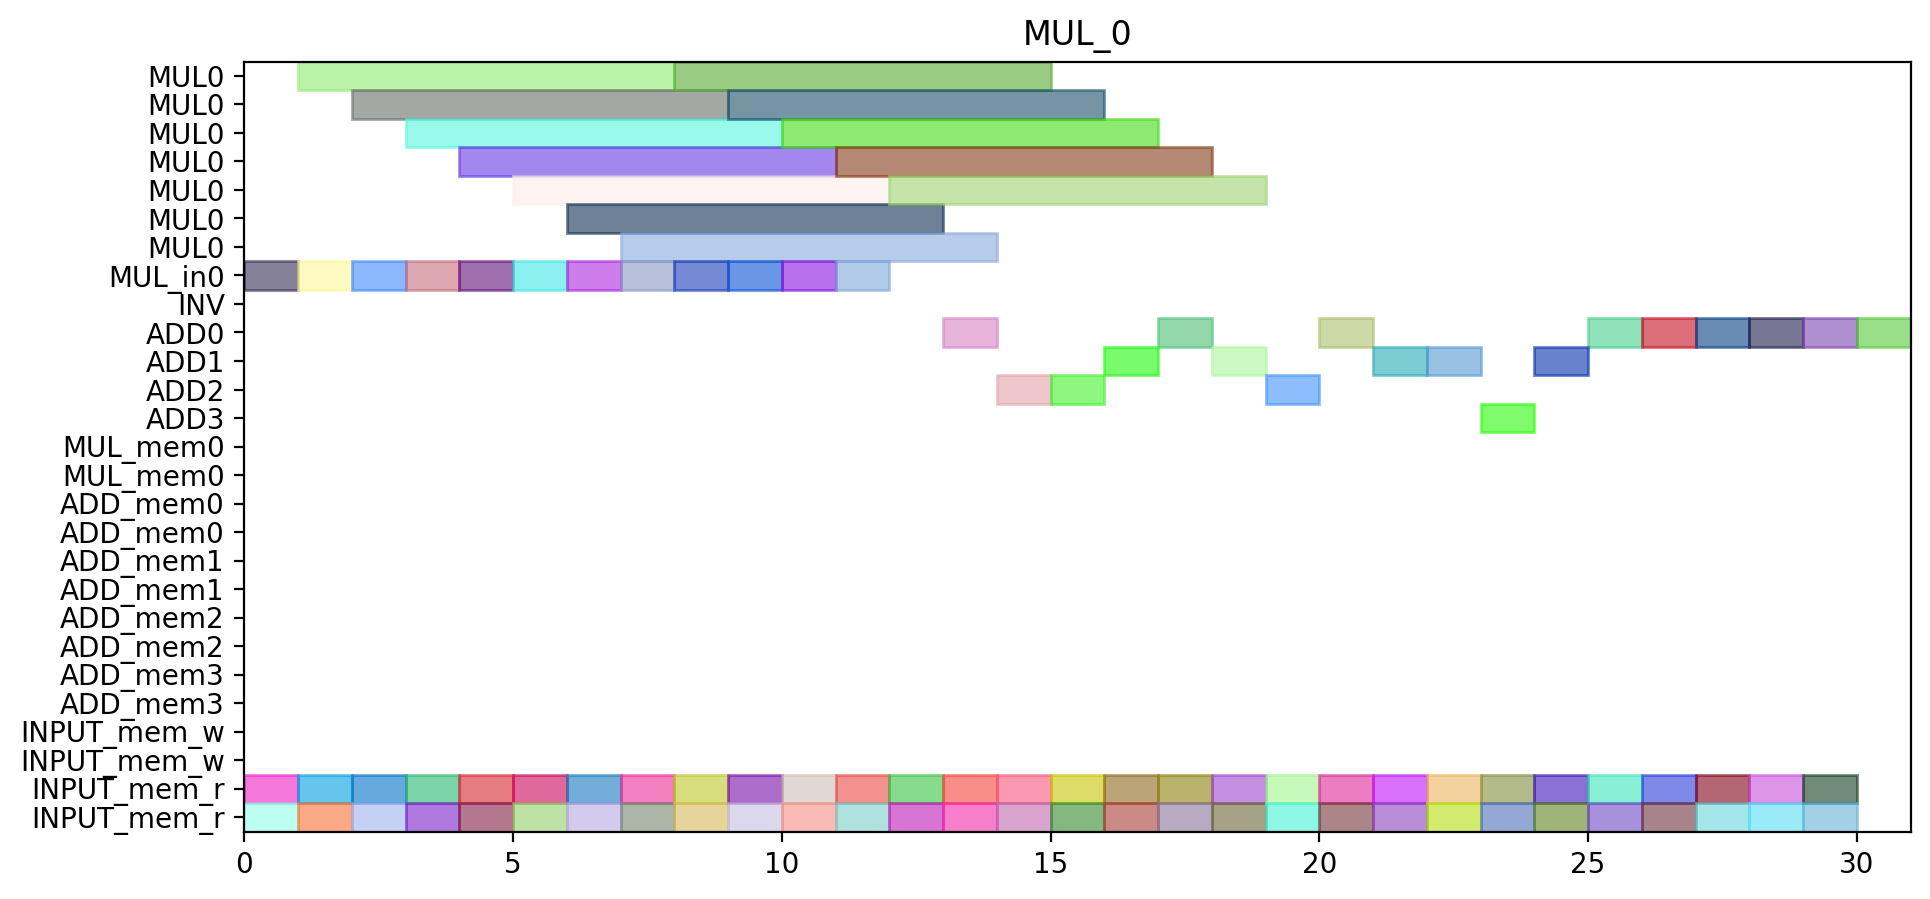

Recreate this plot in Python.
from pyschedule import Scenario, solvers, plotters, alt


def solve():
	horizon = 194
	S = Scenario("MUL_0", horizon=horizon)

	# resource
	MUL = S.Resources('MUL', num=1, size=7)
	MUL_in = S.Resources('MUL_in', num=1)
	INV = S.Resource('INV')
	ADD = S.Resources('ADD', num=4, periods=range(1, horizon))
	MUL_mem = S.Resources('MUL_mem', num=1, size=2)
	ADD_mem = S.Resources('ADD_mem', num=4, size=2)
	INPUT_mem_w = S.Resource('INPUT_mem_w', size=2)
	INPUT_mem_r = S.Resource('INPUT_mem_r', size=2)

	# result of previous scheduling

	# new tasks
	c_t0_t0_t0_t0_in = S.Task('c_t0_t0_t0_t0_in', length=1, delay_cost=1)
	c_t0_t0_t0_t0_in += alt(MUL_in)
	c_t0_t0_t0_t0 = S.Task('c_t0_t0_t0_t0', length=7, delay_cost=1)
	c_t0_t0_t0_t0 += alt(MUL)
	S += c_t0_t0_t0_t0>=c_t0_t0_t0_t0_in

	c_t0_t0_t0_t0_mem0 = S.Task('c_t0_t0_t0_t0_mem0', length=1, delay_cost=1)
	c_t0_t0_t0_t0_mem0 += INPUT_mem_r
	S += c_t0_t0_t0_t0_mem0 <= c_t0_t0_t0_t0

	c_t0_t0_t0_t0_mem1 = S.Task('c_t0_t0_t0_t0_mem1', length=1, delay_cost=1)
	c_t0_t0_t0_t0_mem1 += INPUT_mem_r
	S += c_t0_t0_t0_t0_mem1 <= c_t0_t0_t0_t0

	c_t0_t0_t0_t1_in = S.Task('c_t0_t0_t0_t1_in', length=1, delay_cost=1)
	c_t0_t0_t0_t1_in += alt(MUL_in)
	c_t0_t0_t0_t1 = S.Task('c_t0_t0_t0_t1', length=7, delay_cost=1)
	c_t0_t0_t0_t1 += alt(MUL)
	S += c_t0_t0_t0_t1>=c_t0_t0_t0_t1_in

	c_t0_t0_t0_t1_mem0 = S.Task('c_t0_t0_t0_t1_mem0', length=1, delay_cost=1)
	c_t0_t0_t0_t1_mem0 += INPUT_mem_r
	S += c_t0_t0_t0_t1_mem0 <= c_t0_t0_t0_t1

	c_t0_t0_t0_t1_mem1 = S.Task('c_t0_t0_t0_t1_mem1', length=1, delay_cost=1)
	c_t0_t0_t0_t1_mem1 += INPUT_mem_r
	S += c_t0_t0_t0_t1_mem1 <= c_t0_t0_t0_t1

	c_t0_t0_t0_t2 = S.Task('c_t0_t0_t0_t2', length=1, delay_cost=1)
	c_t0_t0_t0_t2 += alt(ADD)

	c_t0_t0_t0_t2_mem0 = S.Task('c_t0_t0_t0_t2_mem0', length=1, delay_cost=1)
	c_t0_t0_t0_t2_mem0 += INPUT_mem_r
	S += c_t0_t0_t0_t2_mem0 <= c_t0_t0_t0_t2

	c_t0_t0_t0_t2_mem1 = S.Task('c_t0_t0_t0_t2_mem1', length=1, delay_cost=1)
	c_t0_t0_t0_t2_mem1 += INPUT_mem_r
	S += c_t0_t0_t0_t2_mem1 <= c_t0_t0_t0_t2

	c_t0_t0_t0_t3 = S.Task('c_t0_t0_t0_t3', length=1, delay_cost=1)
	c_t0_t0_t0_t3 += alt(ADD)

	c_t0_t0_t0_t3_mem0 = S.Task('c_t0_t0_t0_t3_mem0', length=1, delay_cost=1)
	c_t0_t0_t0_t3_mem0 += INPUT_mem_r
	S += c_t0_t0_t0_t3_mem0 <= c_t0_t0_t0_t3

	c_t0_t0_t0_t3_mem1 = S.Task('c_t0_t0_t0_t3_mem1', length=1, delay_cost=1)
	c_t0_t0_t0_t3_mem1 += INPUT_mem_r
	S += c_t0_t0_t0_t3_mem1 <= c_t0_t0_t0_t3

	c_t0_t0_t1_t0_in = S.Task('c_t0_t0_t1_t0_in', length=1, delay_cost=1)
	c_t0_t0_t1_t0_in += alt(MUL_in)
	c_t0_t0_t1_t0 = S.Task('c_t0_t0_t1_t0', length=7, delay_cost=1)
	c_t0_t0_t1_t0 += alt(MUL)
	S += c_t0_t0_t1_t0>=c_t0_t0_t1_t0_in

	c_t0_t0_t1_t0_mem0 = S.Task('c_t0_t0_t1_t0_mem0', length=1, delay_cost=1)
	c_t0_t0_t1_t0_mem0 += INPUT_mem_r
	S += c_t0_t0_t1_t0_mem0 <= c_t0_t0_t1_t0

	c_t0_t0_t1_t0_mem1 = S.Task('c_t0_t0_t1_t0_mem1', length=1, delay_cost=1)
	c_t0_t0_t1_t0_mem1 += INPUT_mem_r
	S += c_t0_t0_t1_t0_mem1 <= c_t0_t0_t1_t0

	c_t0_t0_t1_t1_in = S.Task('c_t0_t0_t1_t1_in', length=1, delay_cost=1)
	c_t0_t0_t1_t1_in += alt(MUL_in)
	c_t0_t0_t1_t1 = S.Task('c_t0_t0_t1_t1', length=7, delay_cost=1)
	c_t0_t0_t1_t1 += alt(MUL)
	S += c_t0_t0_t1_t1>=c_t0_t0_t1_t1_in

	c_t0_t0_t1_t1_mem0 = S.Task('c_t0_t0_t1_t1_mem0', length=1, delay_cost=1)
	c_t0_t0_t1_t1_mem0 += INPUT_mem_r
	S += c_t0_t0_t1_t1_mem0 <= c_t0_t0_t1_t1

	c_t0_t0_t1_t1_mem1 = S.Task('c_t0_t0_t1_t1_mem1', length=1, delay_cost=1)
	c_t0_t0_t1_t1_mem1 += INPUT_mem_r
	S += c_t0_t0_t1_t1_mem1 <= c_t0_t0_t1_t1

	c_t0_t0_t1_t2 = S.Task('c_t0_t0_t1_t2', length=1, delay_cost=1)
	c_t0_t0_t1_t2 += alt(ADD)

	c_t0_t0_t1_t2_mem0 = S.Task('c_t0_t0_t1_t2_mem0', length=1, delay_cost=1)
	c_t0_t0_t1_t2_mem0 += INPUT_mem_r
	S += c_t0_t0_t1_t2_mem0 <= c_t0_t0_t1_t2

	c_t0_t0_t1_t2_mem1 = S.Task('c_t0_t0_t1_t2_mem1', length=1, delay_cost=1)
	c_t0_t0_t1_t2_mem1 += INPUT_mem_r
	S += c_t0_t0_t1_t2_mem1 <= c_t0_t0_t1_t2

	c_t0_t0_t1_t3 = S.Task('c_t0_t0_t1_t3', length=1, delay_cost=1)
	c_t0_t0_t1_t3 += alt(ADD)

	c_t0_t0_t1_t3_mem0 = S.Task('c_t0_t0_t1_t3_mem0', length=1, delay_cost=1)
	c_t0_t0_t1_t3_mem0 += INPUT_mem_r
	S += c_t0_t0_t1_t3_mem0 <= c_t0_t0_t1_t3

	c_t0_t0_t1_t3_mem1 = S.Task('c_t0_t0_t1_t3_mem1', length=1, delay_cost=1)
	c_t0_t0_t1_t3_mem1 += INPUT_mem_r
	S += c_t0_t0_t1_t3_mem1 <= c_t0_t0_t1_t3

	c_t0_t0_t20 = S.Task('c_t0_t0_t20', length=1, delay_cost=1)
	c_t0_t0_t20 += alt(ADD)

	c_t0_t0_t20_mem0 = S.Task('c_t0_t0_t20_mem0', length=1, delay_cost=1)
	c_t0_t0_t20_mem0 += INPUT_mem_r
	S += c_t0_t0_t20_mem0 <= c_t0_t0_t20

	c_t0_t0_t20_mem1 = S.Task('c_t0_t0_t20_mem1', length=1, delay_cost=1)
	c_t0_t0_t20_mem1 += INPUT_mem_r
	S += c_t0_t0_t20_mem1 <= c_t0_t0_t20

	c_t0_t0_t21 = S.Task('c_t0_t0_t21', length=1, delay_cost=1)
	c_t0_t0_t21 += alt(ADD)

	c_t0_t0_t21_mem0 = S.Task('c_t0_t0_t21_mem0', length=1, delay_cost=1)
	c_t0_t0_t21_mem0 += INPUT_mem_r
	S += c_t0_t0_t21_mem0 <= c_t0_t0_t21

	c_t0_t0_t21_mem1 = S.Task('c_t0_t0_t21_mem1', length=1, delay_cost=1)
	c_t0_t0_t21_mem1 += INPUT_mem_r
	S += c_t0_t0_t21_mem1 <= c_t0_t0_t21

	c_t0_t0_t30 = S.Task('c_t0_t0_t30', length=1, delay_cost=1)
	c_t0_t0_t30 += alt(ADD)

	c_t0_t0_t30_mem0 = S.Task('c_t0_t0_t30_mem0', length=1, delay_cost=1)
	c_t0_t0_t30_mem0 += INPUT_mem_r
	S += c_t0_t0_t30_mem0 <= c_t0_t0_t30

	c_t0_t0_t30_mem1 = S.Task('c_t0_t0_t30_mem1', length=1, delay_cost=1)
	c_t0_t0_t30_mem1 += INPUT_mem_r
	S += c_t0_t0_t30_mem1 <= c_t0_t0_t30

	c_t0_t0_t31 = S.Task('c_t0_t0_t31', length=1, delay_cost=1)
	c_t0_t0_t31 += alt(ADD)

	c_t0_t0_t31_mem0 = S.Task('c_t0_t0_t31_mem0', length=1, delay_cost=1)
	c_t0_t0_t31_mem0 += INPUT_mem_r
	S += c_t0_t0_t31_mem0 <= c_t0_t0_t31

	c_t0_t0_t31_mem1 = S.Task('c_t0_t0_t31_mem1', length=1, delay_cost=1)
	c_t0_t0_t31_mem1 += INPUT_mem_r
	S += c_t0_t0_t31_mem1 <= c_t0_t0_t31

	c_t0_t1_t0_t0_in = S.Task('c_t0_t1_t0_t0_in', length=1, delay_cost=1)
	c_t0_t1_t0_t0_in += alt(MUL_in)
	c_t0_t1_t0_t0 = S.Task('c_t0_t1_t0_t0', length=7, delay_cost=1)
	c_t0_t1_t0_t0 += alt(MUL)
	S += c_t0_t1_t0_t0>=c_t0_t1_t0_t0_in

	c_t0_t1_t0_t0_mem0 = S.Task('c_t0_t1_t0_t0_mem0', length=1, delay_cost=1)
	c_t0_t1_t0_t0_mem0 += INPUT_mem_r
	S += c_t0_t1_t0_t0_mem0 <= c_t0_t1_t0_t0

	c_t0_t1_t0_t0_mem1 = S.Task('c_t0_t1_t0_t0_mem1', length=1, delay_cost=1)
	c_t0_t1_t0_t0_mem1 += INPUT_mem_r
	S += c_t0_t1_t0_t0_mem1 <= c_t0_t1_t0_t0

	c_t0_t1_t0_t1_in = S.Task('c_t0_t1_t0_t1_in', length=1, delay_cost=1)
	c_t0_t1_t0_t1_in += alt(MUL_in)
	c_t0_t1_t0_t1 = S.Task('c_t0_t1_t0_t1', length=7, delay_cost=1)
	c_t0_t1_t0_t1 += alt(MUL)
	S += c_t0_t1_t0_t1>=c_t0_t1_t0_t1_in

	c_t0_t1_t0_t1_mem0 = S.Task('c_t0_t1_t0_t1_mem0', length=1, delay_cost=1)
	c_t0_t1_t0_t1_mem0 += INPUT_mem_r
	S += c_t0_t1_t0_t1_mem0 <= c_t0_t1_t0_t1

	c_t0_t1_t0_t1_mem1 = S.Task('c_t0_t1_t0_t1_mem1', length=1, delay_cost=1)
	c_t0_t1_t0_t1_mem1 += INPUT_mem_r
	S += c_t0_t1_t0_t1_mem1 <= c_t0_t1_t0_t1

	c_t0_t1_t0_t2 = S.Task('c_t0_t1_t0_t2', length=1, delay_cost=1)
	c_t0_t1_t0_t2 += alt(ADD)

	c_t0_t1_t0_t2_mem0 = S.Task('c_t0_t1_t0_t2_mem0', length=1, delay_cost=1)
	c_t0_t1_t0_t2_mem0 += INPUT_mem_r
	S += c_t0_t1_t0_t2_mem0 <= c_t0_t1_t0_t2

	c_t0_t1_t0_t2_mem1 = S.Task('c_t0_t1_t0_t2_mem1', length=1, delay_cost=1)
	c_t0_t1_t0_t2_mem1 += INPUT_mem_r
	S += c_t0_t1_t0_t2_mem1 <= c_t0_t1_t0_t2

	c_t0_t1_t0_t3 = S.Task('c_t0_t1_t0_t3', length=1, delay_cost=1)
	c_t0_t1_t0_t3 += alt(ADD)

	c_t0_t1_t0_t3_mem0 = S.Task('c_t0_t1_t0_t3_mem0', length=1, delay_cost=1)
	c_t0_t1_t0_t3_mem0 += INPUT_mem_r
	S += c_t0_t1_t0_t3_mem0 <= c_t0_t1_t0_t3

	c_t0_t1_t0_t3_mem1 = S.Task('c_t0_t1_t0_t3_mem1', length=1, delay_cost=1)
	c_t0_t1_t0_t3_mem1 += INPUT_mem_r
	S += c_t0_t1_t0_t3_mem1 <= c_t0_t1_t0_t3

	c_t0_t1_t1_t0_in = S.Task('c_t0_t1_t1_t0_in', length=1, delay_cost=1)
	c_t0_t1_t1_t0_in += alt(MUL_in)
	c_t0_t1_t1_t0 = S.Task('c_t0_t1_t1_t0', length=7, delay_cost=1)
	c_t0_t1_t1_t0 += alt(MUL)
	S += c_t0_t1_t1_t0>=c_t0_t1_t1_t0_in

	c_t0_t1_t1_t0_mem0 = S.Task('c_t0_t1_t1_t0_mem0', length=1, delay_cost=1)
	c_t0_t1_t1_t0_mem0 += INPUT_mem_r
	S += c_t0_t1_t1_t0_mem0 <= c_t0_t1_t1_t0

	c_t0_t1_t1_t0_mem1 = S.Task('c_t0_t1_t1_t0_mem1', length=1, delay_cost=1)
	c_t0_t1_t1_t0_mem1 += INPUT_mem_r
	S += c_t0_t1_t1_t0_mem1 <= c_t0_t1_t1_t0

	c_t0_t1_t1_t1_in = S.Task('c_t0_t1_t1_t1_in', length=1, delay_cost=1)
	c_t0_t1_t1_t1_in += alt(MUL_in)
	c_t0_t1_t1_t1 = S.Task('c_t0_t1_t1_t1', length=7, delay_cost=1)
	c_t0_t1_t1_t1 += alt(MUL)
	S += c_t0_t1_t1_t1>=c_t0_t1_t1_t1_in

	c_t0_t1_t1_t1_mem0 = S.Task('c_t0_t1_t1_t1_mem0', length=1, delay_cost=1)
	c_t0_t1_t1_t1_mem0 += INPUT_mem_r
	S += c_t0_t1_t1_t1_mem0 <= c_t0_t1_t1_t1

	c_t0_t1_t1_t1_mem1 = S.Task('c_t0_t1_t1_t1_mem1', length=1, delay_cost=1)
	c_t0_t1_t1_t1_mem1 += INPUT_mem_r
	S += c_t0_t1_t1_t1_mem1 <= c_t0_t1_t1_t1

	c_t0_t1_t1_t2 = S.Task('c_t0_t1_t1_t2', length=1, delay_cost=1)
	c_t0_t1_t1_t2 += alt(ADD)

	c_t0_t1_t1_t2_mem0 = S.Task('c_t0_t1_t1_t2_mem0', length=1, delay_cost=1)
	c_t0_t1_t1_t2_mem0 += INPUT_mem_r
	S += c_t0_t1_t1_t2_mem0 <= c_t0_t1_t1_t2

	c_t0_t1_t1_t2_mem1 = S.Task('c_t0_t1_t1_t2_mem1', length=1, delay_cost=1)
	c_t0_t1_t1_t2_mem1 += INPUT_mem_r
	S += c_t0_t1_t1_t2_mem1 <= c_t0_t1_t1_t2

	c_t0_t1_t1_t3 = S.Task('c_t0_t1_t1_t3', length=1, delay_cost=1)
	c_t0_t1_t1_t3 += alt(ADD)

	c_t0_t1_t1_t3_mem0 = S.Task('c_t0_t1_t1_t3_mem0', length=1, delay_cost=1)
	c_t0_t1_t1_t3_mem0 += INPUT_mem_r
	S += c_t0_t1_t1_t3_mem0 <= c_t0_t1_t1_t3

	c_t0_t1_t1_t3_mem1 = S.Task('c_t0_t1_t1_t3_mem1', length=1, delay_cost=1)
	c_t0_t1_t1_t3_mem1 += INPUT_mem_r
	S += c_t0_t1_t1_t3_mem1 <= c_t0_t1_t1_t3

	c_t0_t1_t20 = S.Task('c_t0_t1_t20', length=1, delay_cost=1)
	c_t0_t1_t20 += alt(ADD)

	c_t0_t1_t20_mem0 = S.Task('c_t0_t1_t20_mem0', length=1, delay_cost=1)
	c_t0_t1_t20_mem0 += INPUT_mem_r
	S += c_t0_t1_t20_mem0 <= c_t0_t1_t20

	c_t0_t1_t20_mem1 = S.Task('c_t0_t1_t20_mem1', length=1, delay_cost=1)
	c_t0_t1_t20_mem1 += INPUT_mem_r
	S += c_t0_t1_t20_mem1 <= c_t0_t1_t20

	c_t0_t1_t21 = S.Task('c_t0_t1_t21', length=1, delay_cost=1)
	c_t0_t1_t21 += alt(ADD)

	c_t0_t1_t21_mem0 = S.Task('c_t0_t1_t21_mem0', length=1, delay_cost=1)
	c_t0_t1_t21_mem0 += INPUT_mem_r
	S += c_t0_t1_t21_mem0 <= c_t0_t1_t21

	c_t0_t1_t21_mem1 = S.Task('c_t0_t1_t21_mem1', length=1, delay_cost=1)
	c_t0_t1_t21_mem1 += INPUT_mem_r
	S += c_t0_t1_t21_mem1 <= c_t0_t1_t21

	c_t0_t1_t30 = S.Task('c_t0_t1_t30', length=1, delay_cost=1)
	c_t0_t1_t30 += alt(ADD)

	c_t0_t1_t30_mem0 = S.Task('c_t0_t1_t30_mem0', length=1, delay_cost=1)
	c_t0_t1_t30_mem0 += INPUT_mem_r
	S += c_t0_t1_t30_mem0 <= c_t0_t1_t30

	c_t0_t1_t30_mem1 = S.Task('c_t0_t1_t30_mem1', length=1, delay_cost=1)
	c_t0_t1_t30_mem1 += INPUT_mem_r
	S += c_t0_t1_t30_mem1 <= c_t0_t1_t30

	c_t0_t1_t31 = S.Task('c_t0_t1_t31', length=1, delay_cost=1)
	c_t0_t1_t31 += alt(ADD)

	c_t0_t1_t31_mem0 = S.Task('c_t0_t1_t31_mem0', length=1, delay_cost=1)
	c_t0_t1_t31_mem0 += INPUT_mem_r
	S += c_t0_t1_t31_mem0 <= c_t0_t1_t31

	c_t0_t1_t31_mem1 = S.Task('c_t0_t1_t31_mem1', length=1, delay_cost=1)
	c_t0_t1_t31_mem1 += INPUT_mem_r
	S += c_t0_t1_t31_mem1 <= c_t0_t1_t31

	c_t0_t2_t0_t0_in = S.Task('c_t0_t2_t0_t0_in', length=1, delay_cost=1)
	c_t0_t2_t0_t0_in += alt(MUL_in)
	c_t0_t2_t0_t0 = S.Task('c_t0_t2_t0_t0', length=7, delay_cost=1)
	c_t0_t2_t0_t0 += alt(MUL)
	S += c_t0_t2_t0_t0>=c_t0_t2_t0_t0_in

	c_t0_t2_t0_t0_mem0 = S.Task('c_t0_t2_t0_t0_mem0', length=1, delay_cost=1)
	c_t0_t2_t0_t0_mem0 += INPUT_mem_r
	S += c_t0_t2_t0_t0_mem0 <= c_t0_t2_t0_t0

	c_t0_t2_t0_t0_mem1 = S.Task('c_t0_t2_t0_t0_mem1', length=1, delay_cost=1)
	c_t0_t2_t0_t0_mem1 += INPUT_mem_r
	S += c_t0_t2_t0_t0_mem1 <= c_t0_t2_t0_t0

	c_t0_t2_t0_t1_in = S.Task('c_t0_t2_t0_t1_in', length=1, delay_cost=1)
	c_t0_t2_t0_t1_in += alt(MUL_in)
	c_t0_t2_t0_t1 = S.Task('c_t0_t2_t0_t1', length=7, delay_cost=1)
	c_t0_t2_t0_t1 += alt(MUL)
	S += c_t0_t2_t0_t1>=c_t0_t2_t0_t1_in

	c_t0_t2_t0_t1_mem0 = S.Task('c_t0_t2_t0_t1_mem0', length=1, delay_cost=1)
	c_t0_t2_t0_t1_mem0 += INPUT_mem_r
	S += c_t0_t2_t0_t1_mem0 <= c_t0_t2_t0_t1

	c_t0_t2_t0_t1_mem1 = S.Task('c_t0_t2_t0_t1_mem1', length=1, delay_cost=1)
	c_t0_t2_t0_t1_mem1 += INPUT_mem_r
	S += c_t0_t2_t0_t1_mem1 <= c_t0_t2_t0_t1

	c_t0_t2_t0_t2 = S.Task('c_t0_t2_t0_t2', length=1, delay_cost=1)
	c_t0_t2_t0_t2 += alt(ADD)

	c_t0_t2_t0_t2_mem0 = S.Task('c_t0_t2_t0_t2_mem0', length=1, delay_cost=1)
	c_t0_t2_t0_t2_mem0 += INPUT_mem_r
	S += c_t0_t2_t0_t2_mem0 <= c_t0_t2_t0_t2

	c_t0_t2_t0_t2_mem1 = S.Task('c_t0_t2_t0_t2_mem1', length=1, delay_cost=1)
	c_t0_t2_t0_t2_mem1 += INPUT_mem_r
	S += c_t0_t2_t0_t2_mem1 <= c_t0_t2_t0_t2

	c_t0_t2_t0_t3 = S.Task('c_t0_t2_t0_t3', length=1, delay_cost=1)
	c_t0_t2_t0_t3 += alt(ADD)

	c_t0_t2_t0_t3_mem0 = S.Task('c_t0_t2_t0_t3_mem0', length=1, delay_cost=1)
	c_t0_t2_t0_t3_mem0 += INPUT_mem_r
	S += c_t0_t2_t0_t3_mem0 <= c_t0_t2_t0_t3

	c_t0_t2_t0_t3_mem1 = S.Task('c_t0_t2_t0_t3_mem1', length=1, delay_cost=1)
	c_t0_t2_t0_t3_mem1 += INPUT_mem_r
	S += c_t0_t2_t0_t3_mem1 <= c_t0_t2_t0_t3

	c_t0_t2_t1_t0_in = S.Task('c_t0_t2_t1_t0_in', length=1, delay_cost=1)
	c_t0_t2_t1_t0_in += alt(MUL_in)
	c_t0_t2_t1_t0 = S.Task('c_t0_t2_t1_t0', length=7, delay_cost=1)
	c_t0_t2_t1_t0 += alt(MUL)
	S += c_t0_t2_t1_t0>=c_t0_t2_t1_t0_in

	c_t0_t2_t1_t0_mem0 = S.Task('c_t0_t2_t1_t0_mem0', length=1, delay_cost=1)
	c_t0_t2_t1_t0_mem0 += INPUT_mem_r
	S += c_t0_t2_t1_t0_mem0 <= c_t0_t2_t1_t0

	c_t0_t2_t1_t0_mem1 = S.Task('c_t0_t2_t1_t0_mem1', length=1, delay_cost=1)
	c_t0_t2_t1_t0_mem1 += INPUT_mem_r
	S += c_t0_t2_t1_t0_mem1 <= c_t0_t2_t1_t0

	c_t0_t2_t1_t1_in = S.Task('c_t0_t2_t1_t1_in', length=1, delay_cost=1)
	c_t0_t2_t1_t1_in += alt(MUL_in)
	c_t0_t2_t1_t1 = S.Task('c_t0_t2_t1_t1', length=7, delay_cost=1)
	c_t0_t2_t1_t1 += alt(MUL)
	S += c_t0_t2_t1_t1>=c_t0_t2_t1_t1_in

	c_t0_t2_t1_t1_mem0 = S.Task('c_t0_t2_t1_t1_mem0', length=1, delay_cost=1)
	c_t0_t2_t1_t1_mem0 += INPUT_mem_r
	S += c_t0_t2_t1_t1_mem0 <= c_t0_t2_t1_t1

	c_t0_t2_t1_t1_mem1 = S.Task('c_t0_t2_t1_t1_mem1', length=1, delay_cost=1)
	c_t0_t2_t1_t1_mem1 += INPUT_mem_r
	S += c_t0_t2_t1_t1_mem1 <= c_t0_t2_t1_t1

	solvers.mip.solve(S,msg=1,kind='CPLEX',ratio_gap=1.01)

	solution = [['hoge']*len(S.solution()[1]) for i in range(len(S.solution()))]
	for i in range(len(S.solution())):
		for j in range(len(S.solution()[i])):
			solution[i][j]=str(S.solution()[i][j])
	print(solution)

	cycles = int(solution[-1][3])

	pic_file_name = "/mnt/rose/usr1/fukuda/pairing_automation_design2/bls24-318/scheduling/MUL_mul1_add4/MUL_0.png"
	if(S.solution() != []):
		plotters.matplotlib.plot(S,img_filename=pic_file_name, vertical_text=True, fig_size=(cycles*0.25+3, 5), show_task_labels=False)

	return solution
